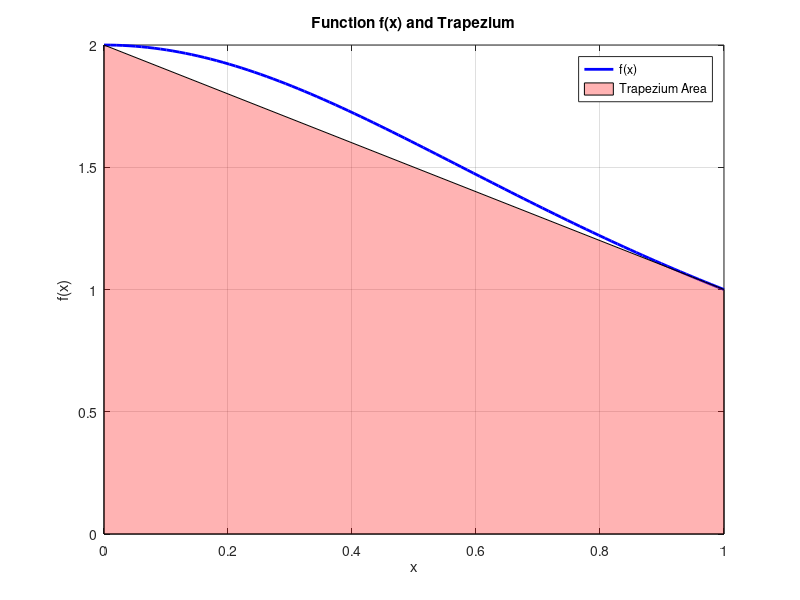

Write the MATLAB code that produced this figure.
% Define function
f = @(x) 2 ./ (1 + x.^2);

% Part a: Trapezium rule with 1 interval
a = 0; b = 1;
I_trap = (b - a)/2 * (f(a) + f(b));
fprintf('Trapezium rule approximation: %.6f\n', I_trap);

% Part b: Plot function and trapezium
x_vals = linspace(0, 1, 100);
y_vals = f(x_vals);

figure;
plot(x_vals, y_vals, 'b-', 'LineWidth', 2); hold on;
title('Function f(x) and Trapezium');
xlabel('x'); ylabel('f(x)');

% Trapezium vertices
x_trap = [0, 0, 1, 1];
y_trap = [0, f(0), f(1), 0];
fill(x_trap, y_trap, 'r', 'FaceAlpha', 0.3, 'EdgeColor', 'k');

legend('f(x)', 'Trapezium Area');
grid on;

% Part c: Simpson's Rule
mid = (a + b)/2;
I_simp = (b - a)/6 * (f(a) + 4*f(mid) + f(b));
fprintf('Simpson''s rule approximation: %.6f\n', I_simp);
